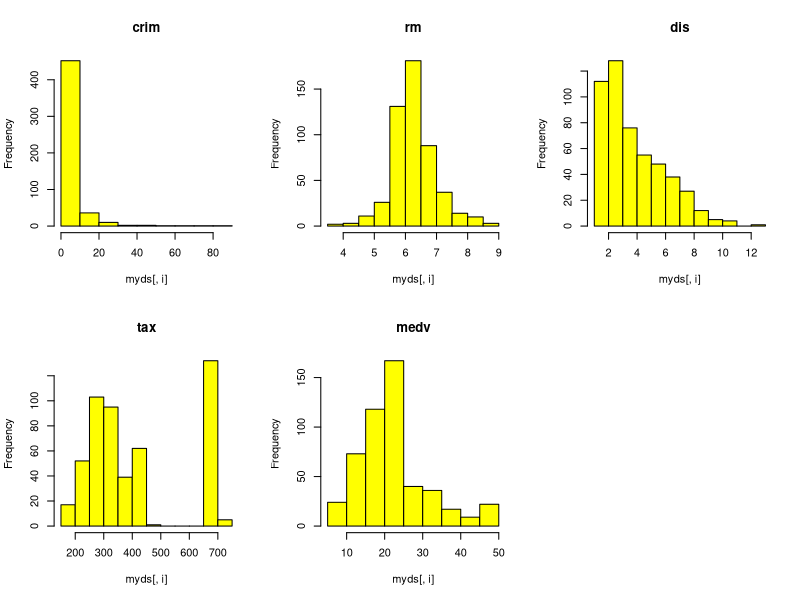
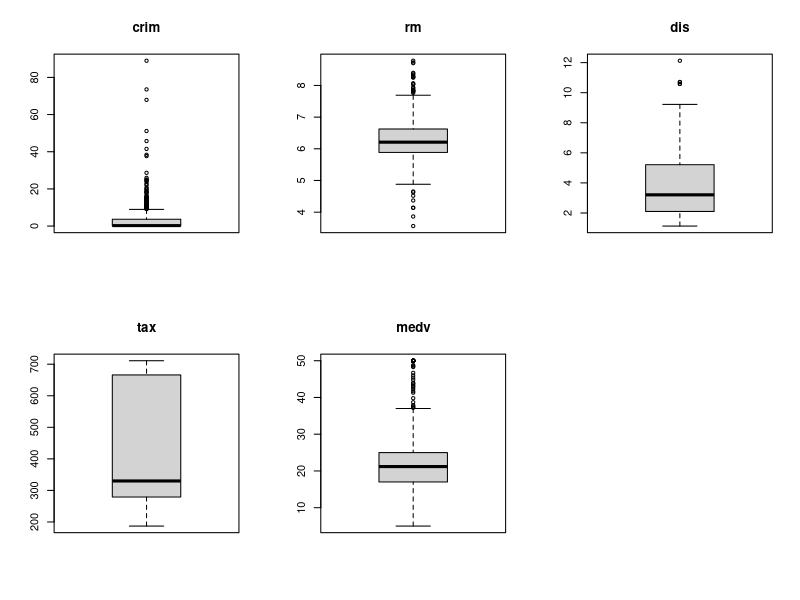
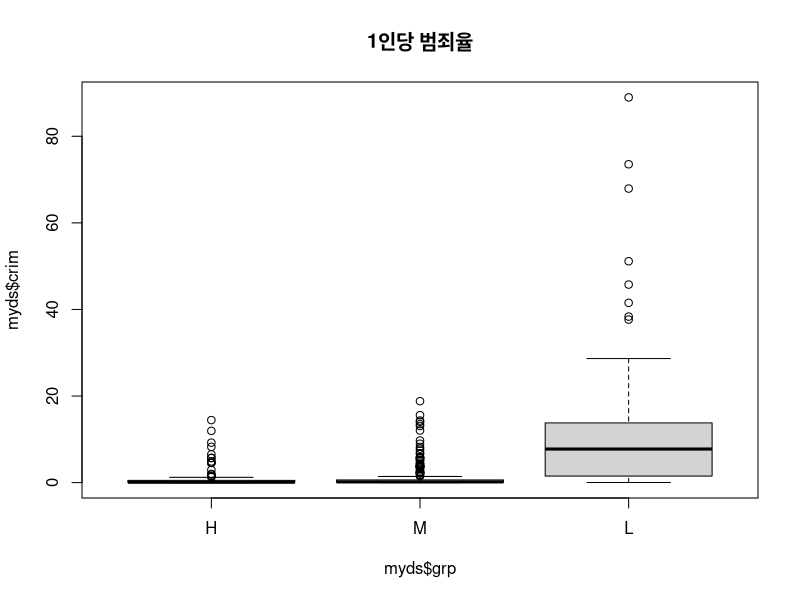
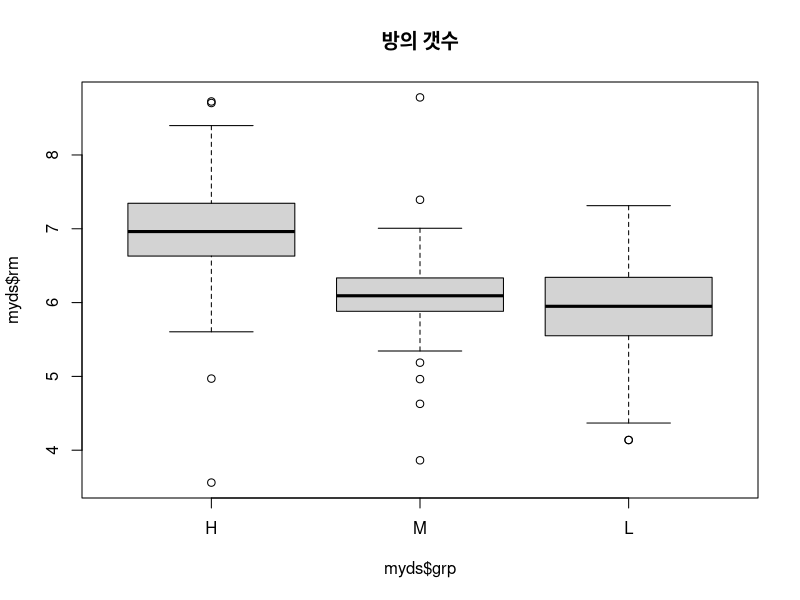
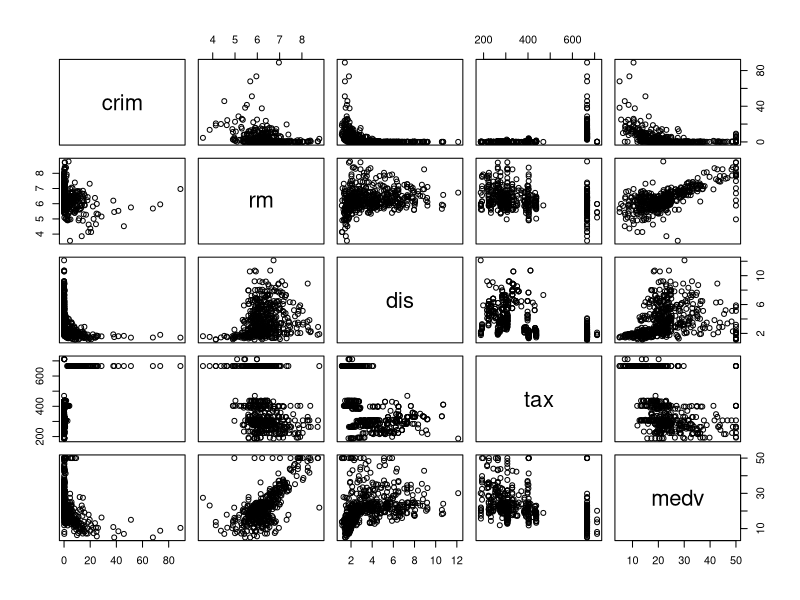
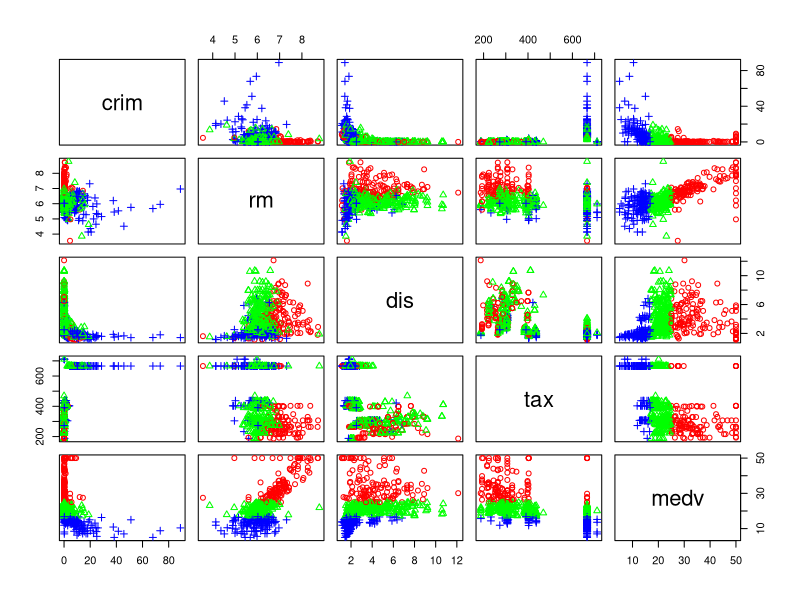

Write R code to recreate these figures, in order.
# 보스톤 하우징 데이터셋을 분석해본다.

# 데이터 수집
# BostonHousing 데이터 셋을 활용하기 위해서 mlbench패키지를 인스톨한다.
install.packages("mlbench")
library(mlbench)
data("BostonHousing")

# 5개의 변수만 추출해서 따로 데이터셋을 만들다.
myds <- BostonHousing[, c("crim", "rm", "dis", "tax", "medv")]
head(myds)
dim(myds)

# myds_grp <- myds %>% mutate(grp = ifelse(medv >= 25, "H", ifelse(medv > 17, "M", "L")))
grp <- c()
# grp변수에다가 medv(주택가격) 상,중,하 분류한 내용을 저장
# 506번 루핑하면서 해당 값을 grp에 저장함.
for(i in 1:nrow(myds)){
  if(myds$medv[i] >= 25.0){
    grp[i] <- "H"
  }else if(myds$medv[i] < 25.0 & myds$medv[i] > 17.0){
    grp[i] <- "M"
  }else{
    grp[i] <- "L"
  }
}

# 팩터값 조정
grp <- factor(grp)
grp
grp <- factor(grp, levels = c("H", "M", "L"))
grp

# 기존의 myds라는 데이터프레임에 grp 팩터를 추가
myds <- data.frame(myds, grp) 
View(myds)

str(myds)

# 그룹별 주택의 빈도수
table(myds$grp)

# 여기까지 데이터 수집이 끝남

# 분석과정 시작
# 1. 히스토그램 차트 작성
par(mfrow = c(2,3))        #2*3 가상화면 분할
for(i in 1:5){
  hist(myds[, i], main = colnames(myds)[i], col = "yellow")
}
par(mfrow = c(1,1))   #가상화면 원복

# 2. 박스상자
par(mfrow = c(2,3))        #2*3 가상화면 분할
for(i in 1:5){
  boxplot(myds[, i], main = colnames(myds)[i])
}
par(mfrow = c(1,1))   #가상화면 원복

# 3. 그룹별 관측값 분포표 (범위)
boxplot(myds$crim ~ myds$grp, main = "1인당 범죄율")

boxplot(myds$rm ~ myds$grp, main = "방의 갯수")

# 4. 다중 산점도를 통한 변수들간 상관관계
pairs(myds[, -6])   #grp열 제외하고 나타내라

# 점의 색 지정
color <- c("red", "green", "blue")

# 점의 모양 지정
point <- as.integer(myds$grp)

pairs(myds[, -6], pch = point, col = color[point])

# 5. 변수간의 상관계수를 확인
cor(myds[, -6])
